Frame 1 (no input): blank canvas, image omitted
Frame 60 (the mouse pressed at the canvas centre just before this capture): blank canvas, image omitted
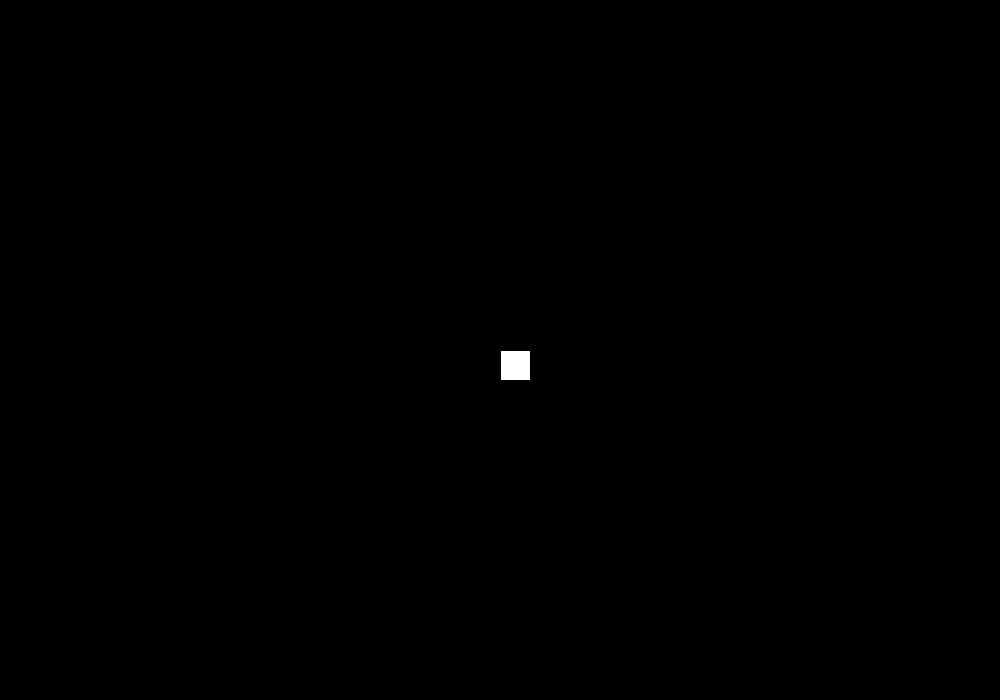
Frame 120 (the mouse held since frame 60 and released just before this capture)

The Processing sketch whose frames 1 and 60 were blank and that drew this single picture after the mouse press (run headless with seeded random() and noise(); from frame 60 on, the mouse is pressed at the canvas centre):

// Processing sketch: processing_67587
// ── processing_67587.pde

void setup() {
size(1000, 700);
background(0);
smooth();
}

void draw(){
 if (mousePressed == true) {
  fill(255);
  } else {
  fill (0);
}
rect(mouseX, mouseY, 30, 30);
}
